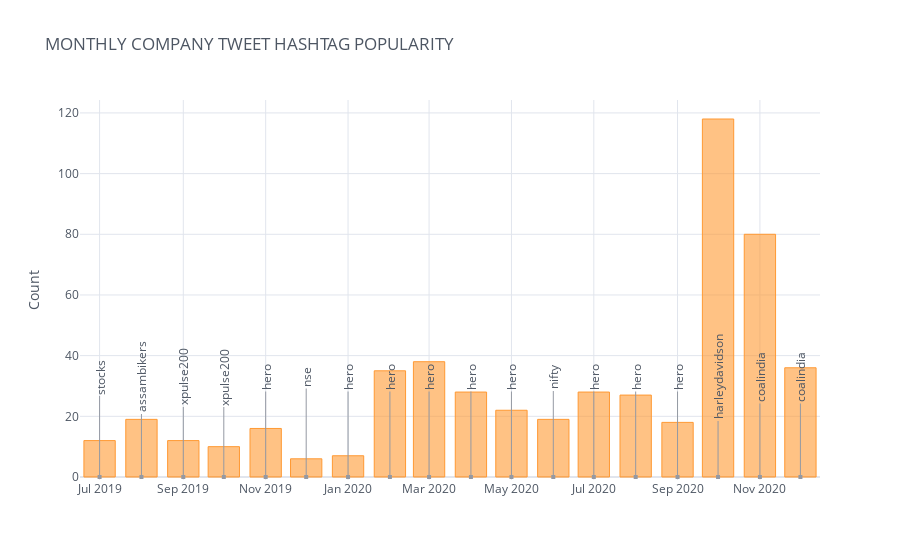

Notebook code for this chart:
### Code cell
annotations=dict(zip([pop_hashtags_freq['Date'][n].strftime('%Y-%m') for n in range(len(pop_hashtags_freq['Date']))],pop_hashtags_freq['Hashtag']))
pop_hashtags_freq.iplot(kind='bar',x='Date',y='Count',yTitle='Count',theme='white',annotations=annotations,title='MONTHLY COMPANY TWEET HASHTAG POPULARITY')

### Figure 1 — Plotly figure (JSON) as saved in the notebook; plotly's stock layout.template omitted (floating-point values rounded to 4 significant figures)
{"data": [{"marker": {"color": "rgba(255, 153, 51, 0.6)", "line": {"color": "rgba(255, 153, 51, 1.0)", "width": 1}}, "name": "Count", "orientation": "v", "text": "", "type": "bar", "x": ["2019-07", "2019-08", "2019-09", "2019-10", "2019-11", "2019-12", "2020-01", "2020-02", "2020-03", "2020-04", "2020-05", "2020-06", "2020-07", "2020-08", "2020-09", "2020-10", "2020-11", "2020-12"], "y": [12, 19, 12, 10, 16, 6, 7, 35, 38, 28, 22, 19, 28, 27, 18, 118, 80, 36]}], "layout": {"annotations": [{"arrowcolor": "#9499A3", "arrowhead": 7, "ax": 0, "ay": -100, "font": {"color": "#4D5663", "size": 12}, "hovertext": "", "opacity": 1, "showarrow": true, "text": "stocks", "textangle": -90, "x": "2019-07", "xref": "x", "y": 0, "yref": "y"}, {"arrowcolor": "#9499A3", "arrowhead": 7, "ax": 0, "ay": -100, "font": {"color": "#4D5663", "size": 12}, "hovertext": "", "opacity": 1, "showarrow": true, "text": "assambikers", "textangle": -90, "x": "2019-08", "xref": "x", "y": 0, "yref": "y"}, {"arrowcolor": "#9499A3", "arrowhead": 7, "ax": 0, "ay": -100, "font": {"color": "#4D5663", "size": 12}, "hovertext": "", "opacity": 1, "showarrow": true, "text": "xpulse200", "textangle": -90, "x": "2019-09", "xref": "x", "y": 0, "yref": "y"}, {"arrowcolor": "#9499A3", "arrowhead": 7, "ax": 0, "ay": -100, "font": {"color": "#4D5663", "size": 12}, "hovertext": "", "opacity": 1, "showarrow": true, "text": "xpulse200", "textangle": -90, "x": "2019-10", "xref": "x", "y": 0, "yref": "y"}, {"arrowcolor": "#9499A3", "arrowhead": 7, "ax": 0, "ay": -100, "font": {"color": "#4D5663", "size": 12}, "hovertext": "", "opacity": 1, "showarrow": true, "text": "hero", "textangle": -90, "x": "2019-11", "xref": "x", "y": 0, "yref": "y"}, {"arrowcolor": "#9499A3", "arrowhead": 7, "ax": 0, "ay": -100, "font": {"color": "#4D5663", "size": 12}, "hovertext": "", "opacity": 1, "showarrow": true, "text": "nse", "textangle": -90, "x": "2019-12", "xref": "x", "y": 0, "yref": "y"}, {"arrowcolor": "#9499A3", "arrowhead": 7, "ax": 0, "ay": -100, "font": {"color": "#4D5663", "size": 12}, "hovertext": "", "opacity": 1, "showarrow": true, "text": "hero", "textangle": -90, "x": "2020-01", "xref": "x", "y": 0, "yref": "y"}, {"arrowcolor": "#9499A3", "arrowhead": 7, "ax": 0, "ay": -100, "font": {"color": "#4D5663", "size": 12}, "hovertext": "", "opacity": 1, "showarrow": true, "text": "hero", "textangle": -90, "x": "2020-02", "xref": "x", "y": 0, "yref": "y"}, {"arrowcolor": "#9499A3", "arrowhead": 7, "ax": 0, "ay": -100, "font": {"color": "#4D5663", "size": 12}, "hovertext": "", "opacity": 1, "showarrow": true, "text": "hero", "textangle": -90, "x": "2020-03", "xref": "x", "y": 0, "yref": "y"}, {"arrowcolor": "#9499A3", "arrowhead": 7, "ax": 0, "ay": -100, "font": {"color": "#4D5663", "size": 12}, "hovertext": "", "opacity": 1, "showarrow": true, "text": "hero", "textangle": -90, "x": "2020-04", "xref": "x", "y": 0, "yref": "y"}, {"arrowcolor": "#9499A3", "arrowhead": 7, "ax": 0, "ay": -100, "font": {"color": "#4D5663", "size": 12}, "hovertext": "", "opacity": 1, "showarrow": true, "text": "hero", "textangle": -90, "x": "2020-05", "xref": "x", "y": 0, "yref": "y"}, {"arrowcolor": "#9499A3", "arrowhead": 7, "ax": 0, "ay": -100, "font": {"color": "#4D5663", "size": 12}, "hovertext": "", "opacity": 1, "showarrow": true, "text": "nifty", "textangle": -90, "x": "2020-06", "xref": "x", "y": 0, "yref": "y"}, {"arrowcolor": "#9499A3", "arrowhead": 7, "ax": 0, "ay": -100, "font": {"color": "#4D5663", "size": 12}, "hovertext": "", "opacity": 1, "showarrow": true, "text": "hero", "textangle": -90, "x": "2020-07", "xref": "x", "y": 0, "yref": "y"}, {"arrowcolor": "#9499A3", "arrowhead": 7, "ax": 0, "ay": -100, "font": {"color": "#4D5663", "size": 12}, "hovertext": "", "opacity": 1, "showarrow": true, "text": "hero", "textangle": -90, "x": "2020-08", "xref": "x", "y": 0, "yref": "y"}, {"arrowcolor": "#9499A3", "arrowhead": 7, "ax": 0, "ay": -100, "font": {"color": "#4D5663", "size": 12}, "hovertext": "", "opacity": 1, "showarrow": true, "text": "hero", "textangle": -90, "x": "2020-09", "xref": "x", "y": 0, "yref": "y"}, {"arrowcolor": "#9499A3", "arrowhead": 7, "ax": 0, "ay": -100, "font": {"color": "#4D5663", "size": 12}, "hovertext": "", "opacity": 1, "showarrow": true, "text": "harleydavidson", "textangle": -90, "x": "2020-10", "xref": "x", "y": 0, "yref": "y"}, {"arrowcolor": "#9499A3", "arrowhead": 7, "ax": 0, "ay": -100, "font": {"color": "#4D5663", "size": 12}, "hovertext": "", "opacity": 1, "showarrow": true, "text": "coalindia", "textangle": -90, "x": "2020-11", "xref": "x", "y": 0, "yref": "y"}, {"arrowcolor": "#9499A3", "arrowhead": 7, "ax": 0, "ay": -100, "font": {"color": "#4D5663", "size": 12}, "hovertext": "", "opacity": 1, "showarrow": true, "text": "coalindia", "textangle": -90, "x": "2020-12", "xref": "x", "y": 0, "yref": "y"}], "legend": {"bgcolor": "#FFFFFF", "font": {"color": "#4D5663"}}, "paper_bgcolor": "#FFFFFF", "plot_bgcolor": "#FFFFFF", "title": {"font": {"color": "#4D5663"}, "text": "MONTHLY COMPANY TWEET HASHTAG POPULARITY"}, "xaxis": {"gridcolor": "#E1E5ED", "showgrid": true, "tickfont": {"color": "#4D5663"}, "title": {"font": {"color": "#4D5663"}, "text": ""}, "zerolinecolor": "#E1E5ED"}, "yaxis": {"gridcolor": "#E1E5ED", "showgrid": true, "tickfont": {"color": "#4D5663"}, "title": {"font": {"color": "#4D5663"}, "text": "Count"}, "zerolinecolor": "#E1E5ED"}}}
